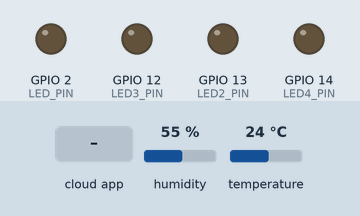
Recording of a sketch running on a simulated ESP32. Shown: output pins drawn as LEDs (lit = HIGH). Inputs (shaded band) come from the test bench; at power-on: humidity 55 %, temperature 24 °C. WiFi joins after 1.5 s; servers stay silent unless stated; the Firebase database answers and starts empty; what the sketch prints to the serial monitor is not drawn.

Above: at 3.7 s.
3.8 s: the phone or cloud app sets LED1 to 1
At 5.6 s:
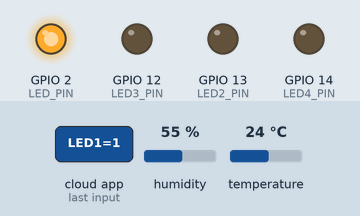
6.0 s: the phone or cloud app sets LED2 to 1
At 7.7 s:
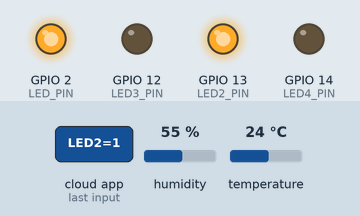
8.2 s: the phone or cloud app sets LED3 to 1
At 9.4 s:
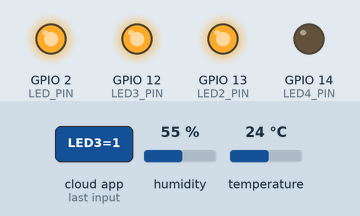
10.3 s: the phone or cloud app sets LED4 to 1
At 11.5 s:
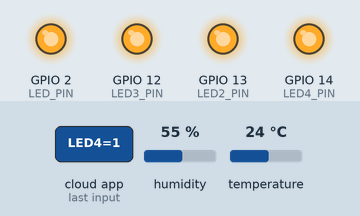
12.6 s: the phone or cloud app sets LED1 to 0
At 14.4 s:
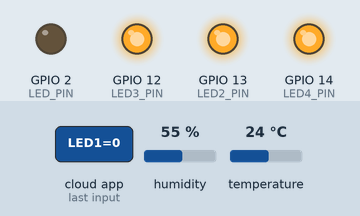
14.7 s: the phone or cloud app sets LED2 to 0
At 16.1 s:
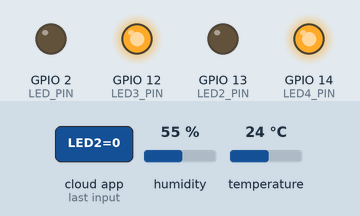
Timing chart, 0 to 17.7 s (numbered marks = the images above; inputs shaded):
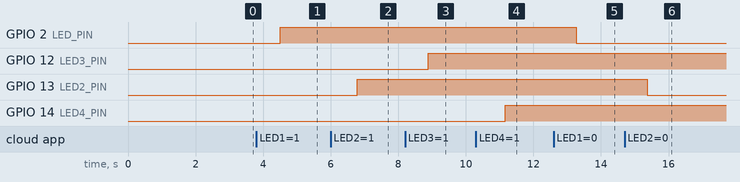

The sketch:

ESP32_Firebase_DHT11_LEDControl.ino
```cpp
#include <FirebaseESP32.h>
#include <WiFi.h>
#include <DHT.h>

// Định nghĩa thông tin Wi-Fi
#define WIFI_SSID "Tr"
#define WIFI_PASSWORD "00000000"

// Định nghĩa thông tin Firebase
#define FIREBASE_HOST "https://dht11-acbe7-default-rtdb.firebaseio.com/"
#define FIREBASE_AUTH "SftGzo6EJMJqpTa8i8DphVnYxwfdugy23FuNlcRE"

// Định nghĩa cảm biến DHT
#define DHTPIN 4
#define DHTTYPE DHT11

// Định nghĩa chân LED
#define LED_PIN 2
#define LED2_PIN 13
#define LED3_PIN 12
#define LED4_PIN 14

DHT dht(DHTPIN, DHTTYPE);

// Cấu hình Firebase
FirebaseData fbdo;
FirebaseAuth auth;
FirebaseConfig config;

unsigned long lastTempUpdate = 0;


void setup() {
  Serial.begin(115200);
  delay(1000);

  // Kết nối Wi-Fi
  WiFi.begin(WIFI_SSID, WIFI_PASSWORD);
  Serial.print("Đang kết nối WiFi");
  while (WiFi.status() != WL_CONNECTED) {
    Serial.print(".");
    delay(500);
  }
  Serial.println("\nWiFi đã kết nối!");

  // Cấu hình Firebase
  config.host = FIREBASE_HOST;
  config.signer.tokens.legacy_token = FIREBASE_AUTH;

  // Khởi tạo Firebase
  Firebase.begin(&config, &auth);

  // Kiểm tra kết nối Firebase
  if (Firebase.ready()) {
    Serial.println("Firebase đã sẵn sàng!");
  } else {
    Serial.println("Firebase không kết nối được!");
  }

  // Khởi tạo cảm biến DHT
  dht.begin();

  // Cấu hình chân LED
  pinMode(LED_PIN, OUTPUT);
  pinMode(LED2_PIN, OUTPUT);
  pinMode(LED3_PIN, OUTPUT);
  pinMode(LED4_PIN, OUTPUT);


  // Tắt LED ban đầu
  digitalWrite(LED_PIN, LOW);
  digitalWrite(LED2_PIN, LOW);
  digitalWrite(LED3_PIN, LOW);
  digitalWrite(LED4_PIN, LOW);
}


void loop() {
  // Cập nhật nhiệt độ và độ ẩm mỗi 5 giây
  if (millis() - lastTempUpdate >= 5000) {
    lastTempUpdate = millis(); // Cập nhật thời gian

    float h = dht.readHumidity();
    float t = dht.readTemperature();

    if (!isnan(h) && !isnan(t)) {
      String tempStr = String(t) + " °C";
      String humStr = String(h) + " %";

      Serial.printf("Nhiệt độ: %s, Độ ẩm: %s\n", tempStr.c_str(), humStr.c_str());

      // Gửi dữ liệu lên Firebase
      FirebaseJson json;
      json.set("/Temperature", tempStr);
      json.set("/Humidity", humStr);

      if (Firebase.ready()) {
        if (Firebase.updateNode(fbdo, "/SensorData", json)) {
          Serial.println("Dữ liệu đã cập nhật lên Firebase!");
        } else {
          Serial.printf("Lỗi cập nhật Firebase: %s\n", fbdo.errorReason().c_str());
        }
      } else {
        Serial.println("Firebase chưa sẵn sàng!");
      }
    } else {
      Serial.println("Không đọc được dữ liệu từ DHT11!");
    }
  }

  // Đọc trạng thái điều khiển LED từ Firebase
  // bool ledStates[4] = {false, false, false, false};

  // if (Firebase.getBool(fbdo, "/LEDControl/LED") && fbdo.dataType() == "boolean") ledStates[0] = fbdo.boolData();
  // if (Firebase.getBool(fbdo, "/LEDControl/LED2") && fbdo.dataType() == "boolean") ledStates[1] = fbdo.boolData();
  // if (Firebase.getBool(fbdo, "/LEDControl/LED3") && fbdo.dataType() == "boolean") ledStates[2] = fbdo.boolData();
  // if (Firebase.getBool(fbdo, "/LEDControl/LED4") && fbdo.dataType() == "boolean") ledStates[3] = fbdo.boolData();

  int ledStates[4] = {0, 0, 0, 0}; // Mặc định là 0 (Tắt)

  if (Firebase.getInt(fbdo, "/LEDControl/LED1")) {
    if (fbdo.dataType() == "int") {
      ledStates[0] = fbdo.intData();
      Serial.printf("LED1 trạng thái: %d\n", ledStates[0]);
    }
  } else {
    Serial.printf("Lỗi đọc LED1: %s\n", fbdo.errorReason().c_str());
  }

  if (Firebase.getInt(fbdo, "/LEDControl/LED2")) {
    if (fbdo.dataType() == "int") {
      ledStates[1] = fbdo.intData();
      Serial.printf("LED2 trạng thái: %d\n", ledStates[1]);
    }
  } else {
    Serial.printf("Lỗi đọc LED2: %s\n", fbdo.errorReason().c_str());
  }

  if (Firebase.getInt(fbdo, "/LEDControl/LED3")) {
    if (fbdo.dataType() == "int") {
      ledStates[2] = fbdo.intData();
      Serial.printf("LED3 trạng thái: %d\n", ledStates[2]);
    }
  } else {
    Serial.printf("Lỗi đọc LED3: %s\n", fbdo.errorReason().c_str());
  }

  if (Firebase.getInt(fbdo, "/LEDControl/LED4")) {
    if (fbdo.dataType() == "int") {
      ledStates[3] = fbdo.intData();
      Serial.printf("LED4 trạng thái: %d\n", ledStates[3]);
    }
  } else {
    Serial.printf("Lỗi đọc LED4: %s\n", fbdo.errorReason().c_str());
  }


  // Cập nhật trạng thái LED
  digitalWrite(LED_PIN, ledStates[0] ? HIGH : LOW);
  digitalWrite(LED2_PIN, ledStates[1] ? HIGH : LOW);
  digitalWrite(LED3_PIN, ledStates[2] ? HIGH : LOW);
  digitalWrite(LED4_PIN, ledStates[3] ? HIGH : LOW);

  delay(100); // Giữ vòng lặp ổn định
}
```

Measured:
- after the input at 3.8 s, GPIO 2 (LED_PIN): LOW → HIGH after 0.71 s
- after the input at 6.0 s, GPIO 13 (LED2_PIN): LOW → HIGH after 0.78 s
- after the input at 8.2 s, GPIO 12 (LED3_PIN): LOW → HIGH after 0.69 s
- after the input at 10.3 s, GPIO 14 (LED4_PIN): LOW → HIGH after 0.86 s
- after the input at 12.6 s, GPIO 2 (LED_PIN): HIGH → LOW after 0.67 s
- after the input at 14.7 s, GPIO 13 (LED2_PIN): HIGH → LOW after 0.67 s
